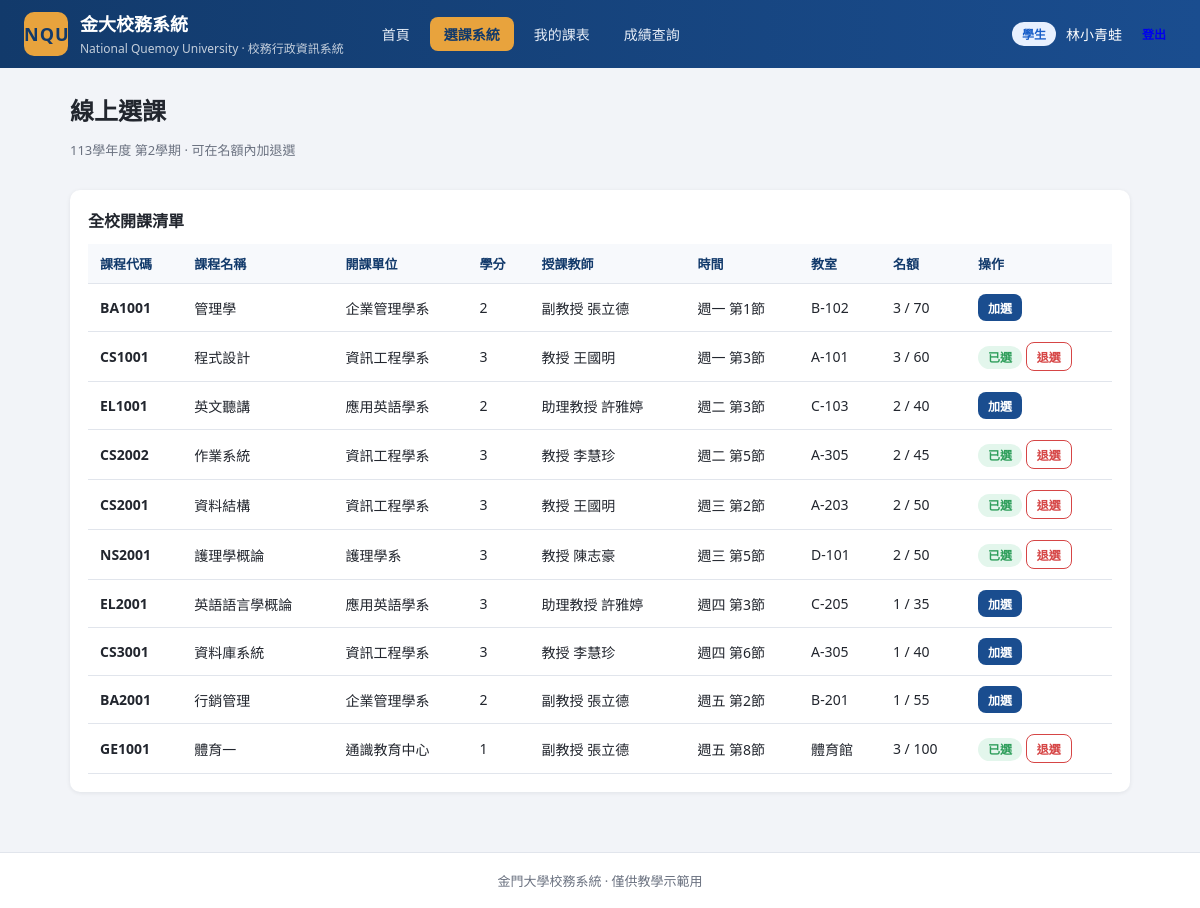
The app's page /student/courses (signed in) with its own data.
### tables this page shows
CREATE TABLE users (
        user_id    TEXT PRIMARY KEY,
        password   TEXT NOT NULL,
        name       TEXT NOT NULL,
        role       TEXT NOT NULL CHECK (role IN ('student','teacher','admin')),
        department TEXT
    );

CREATE TABLE courses (
        course_id  TEXT PRIMARY KEY,
        name       TEXT NOT NULL,
        department TEXT,
        credits    INTEGER DEFAULT 0,
        capacity   INTEGER DEFAULT 60,
        teacher_id TEXT,
        weekday    INTEGER DEFAULT 1,
        period     INTEGER DEFAULT 1,
        location   TEXT,
        UNIQUE (course_id, teacher_id),
        FOREIGN KEY (teacher_id) REFERENCES users(user_id)
    );

### app.py (the view)
@app.route("/student/courses")
@role_required("student")
def student_courses():
    db = get_db()
    uid = session["user_id"]
    enrolled_ids = {r["course_id"] for r in db.execute(
        "SELECT course_id FROM enrollments WHERE student_id = ?",
        (uid,),
    )}
    courses = db.execute(
        """SELECT c.*, u.name AS teacher_name,
                  (SELECT COUNT(*) FROM enrollments e
                   WHERE e.course_id = c.course_id) AS enrolled_count
           FROM courses c JOIN users u ON u.user_id = c.teacher_id
           ORDER BY c.weekday, c.period""",
    ).fetchall()
    return render_template(
        "student/courses.html",
        user=user_of(db, uid),
        courses=courses,
        enrolled_ids=enrolled_ids,
        semester=SEMESTER,
        weekday_names=WEEKDAYS,
    )

### app.py (called while the page is built)
def get_db():
    if "db" not in g:
        g.db = sqlite3.connect(DB_PATH)
        g.db.row_factory = sqlite3.Row
        g.db.execute("PRAGMA foreign_keys = ON")
    return g.db

def role_required(*roles):
    def decorator(f):
        @wraps(f)
        def wrapper(*args, **kwargs):
            if "user_id" not in session:
                flash("請先登入", "warning")
                return redirect(url_for("login"))
            if session.get("role") not in roles:
                flash("沒有權限存取此頁面", "error")
                return redirect(url_for("index"))
            return f(*args, **kwargs)
        return wrapper
    return decorator

def user_of(db, uid):
    return db.execute("SELECT * FROM users WHERE user_id = ?", (uid,)).fetchone()

### templates/student/courses.html (shortened to what this page needs)
{% extends "base.html" %}
{% block content %}
<div class="page-head">
  <div>
    <h2>線上選課</h2>
    <p class="muted">{{ semester }} · 可在名額內加退選</p>
  </div>
</div>
<div class="card">
  <div class="card-head"><h3>全校開課清單</h3></div>
  <table class="table">
    <thead>
      <tr>
        <th>課程代碼</th><th>課程名稱</th><th>開課單位</th><th>學分</th>
        <th>授課教師</th><th>時間</th><th>教室</th><th>名額</th><th>操作</th>
      </tr>
    </thead>
    <tbody>
    {% for c in courses %}
      <tr>
        <td><strong>{{ c.course_id }}</strong></td>
        <td>{{ c.name }}</td>
        <td>{{ c.department }}</td>
        <td>{{ c.credits }}</td>
        <td>{{ c.teacher_name }}</td>
        <td>週{{ weekday_names[c.weekday] }} 第{{ c.period }}節</td>
        <td>{{ c.location }}</td>
        <td>{{ c.enrolled_count }} / {{ c.capacity }}</td>
        <td>
          {% if c.course_id in enrolled_ids %}
            <span class="badge badge-ok">已選</span>
            <form class="inline" method="post"
                  action="{{ url_for('student_drop', course_id=c.course_id) }}">
              <button class="btn btn-sm btn-danger-outline">退選</button>
            </form>
          {% else %}
            {% if c.enrolled_count < c.capacity %}
            <form class="inline" method="post"
                  action="{{ url_for('student_enroll', course_id=c.course_id) }}">
              <button class="btn btn-sm btn-primary">加選</button>
            </form>
            {% else %}
            <span class="badge badge-full">額滿</span>
            {% endif %}
          {% endif %}
        </td>
      </tr>
    {% else %}
      <tr><td colspan="9" class="empty">目前沒有開課</td></tr>
    {% endfor %}
    </tbody>
  </table>
</div>
{% endblock %}

### templates/base.html (shortened to what this page needs)
<!DOCTYPE html>
<html lang="zh-Hant">
<head>
  <link rel="stylesheet" href="{{ url_for('static', filename='css/style.css') }}">
</head>
<body>
{% if session.get('user_id') %}
<header class="topbar">
  <div class="brand">
    <span class="logo">NQU</span>
    <div>
      <h1>金大校務系統</h1>
      <small>National Quemoy University · 校務行政資訊系統</small>
    </div>
  </div>
  <nav class="main-nav">
    {% set role = session.get('role') %}
    {% if role == 'student' %}
      <a href="{{ url_for('student_home') }}" class="{{ 'active' if request.path == '/student' }}">首頁</a>
      <a href="{{ url_for('student_courses') }}" class="{{ 'active' if request.path.startswith('/student/courses') }}">選課系統</a>
      <a href="{{ url_for('student_schedule') }}" class="{{ 'active' if request.path == '/student/schedule' }}">我的課表</a>
      <a href="{{ url_for('student_grades') }}" class="{{ 'active' if request.path == '/student/grades' }}">成績查詢</a>
    {% elif role == 'teacher' %}
      <a href="{{ url_for('teacher_home') }}" class="{{ 'active' if request.path == '/teacher' }}">我的課程</a>
    {% endif %}
  </nav>
  <div class="user-box">
    <span class="role-tag role-{{ role }}">{{ {'student':'學生','teacher':'教師','admin':'行政'}[role] }}</span>
    <span>{{ session.get('name') }}</span>
    <a class="btn btn-sm" href="{{ url_for('logout') }}">登出</a>
  </div>
</header>
{% endif %}
<main class="container">
  {% block content %}{% endblock %}
</main>
<footer class="footer">
  金門大學校務系統 · 僅供教學示範用
</footer>
</body>
</html>

### static/css/style.css (style rules this page uses)
:root { --primary: #1a4d8f; --primary-dark: #123a6b; --accent: #e8a33d; --danger: #d64545; --ok: #2e9e5b; --bg: #f2f4f8; --panel: #ffffff; --text: #22262e; --muted: #6b7280; --border: #e1e5ec; --radius: 10px; --shadow: 0 1px 4px rgba(17, 24, 39, 0.08); }
* { box-sizing: border-box; }
body { margin: 0; font-family: "Segoe UI", "Microsoft JhengHei", "PingFang TC", sans-serif; background: var(--bg); color: var(--text); min-height: 100vh; display: flex; flex-direction: column; }
.topbar { background: linear-gradient(90deg, var(--primary-dark), var(--primary)); color: #fff; display: flex; align-items: center; gap: 24px; padding: 10px 24px; flex-wrap: wrap; }
.topbar .brand { display: flex; align-items: center; gap: 12px; }
.topbar .logo { width: 44px; height: 44px; background: var(--accent); color: var(--primary-dark); font-weight: 800; border-radius: 10px; display: grid; place-items: center; font-size: 18px; letter-spacing: 1px; }
.topbar h1 { font-size: 18px; margin: 0; }
.topbar small { opacity: 0.75; font-size: 12px; }
.main-nav { display: flex; gap: 6px; flex-wrap: wrap; }
.main-nav a { color: #e6edf7; text-decoration: none; padding: 7px 14px; border-radius: 8px; font-size: 14px; }
.main-nav a.active { background: var(--accent); color: var(--primary-dark); font-weight: 600; }
.user-box { margin-left: auto; display: flex; align-items: center; gap: 10px; font-size: 14px; }
.container { width: 100%; max-width: 1100px; margin: 24px auto 40px; padding: 0 20px; flex: 1; }
.footer { text-align: center; padding: 18px; color: var(--muted); font-size: 13px; border-top: 1px solid var(--border); background: #fff; }
.page-head { display: flex; justify-content: space-between; align-items: center; margin-bottom: 18px; flex-wrap: wrap; gap: 10px; }
.page-head h2 { margin: 0 0 4px; }
.muted { color: var(--muted); font-size: 13px; }
.card { background: var(--panel); border-radius: var(--radius); box-shadow: var(--shadow); padding: 18px; margin-bottom: 20px; }
.card-head { display: flex; justify-content: space-between; align-items: center; margin-bottom: 12px; flex-wrap: wrap; gap: 8px; }
.card-head h3 { margin: 0; font-size: 16px; }
.table { width: 100%; border-collapse: collapse; font-size: 14px; }
.table th, .table td { padding: 10px 12px; text-align: left; border-bottom: 1px solid var(--border); vertical-align: middle; }
.table thead th { background: #f7f9fc; color: var(--primary-dark); font-size: 13px; white-space: nowrap; }
.btn { display: inline-block; border: none; cursor: pointer; border-radius: 8px; padding: 8px 14px; font-size: 13px; font-weight: 600; text-decoration: none; transition: filter 0.15s; }
.btn-sm { padding: 5px 10px; font-size: 12px; }
.btn-primary { background: var(--primary); color: #fff; }
.btn-danger-outline { background: #fff; color: var(--danger); border: 1px solid var(--danger); }
.inline { display: inline; }
.role-tag { padding: 3px 10px; border-radius: 999px; font-size: 12px; font-weight: 600; }
.role-student { background: #e8f0fe; color: #1a5fc9; }
.badge { padding: 3px 10px; border-radius: 999px; font-size: 12px; font-weight: 600; }
.badge-ok { background: #e3f6ec; color: var(--ok); }

### records on screen
users: get "林小青蛙"
courses: course_id "BA1001", name "管理學", department "企業管理學系", credits "2", teacher_name "副教授 張立德", weekday "一", period "1", location "B-102", enrolled_count "3", capacity "70"
courses: course_id "CS1001", name "程式設計", department "資訊工程學系", credits "3", teacher_name "教授 王國明", weekday "一", period "3", location "A-101", enrolled_count "3", capacity "60"
courses: course_id "EL1001", name "英文聽講", department "應用英語學系", credits "2", teacher_name "助理教授 許雅婷", weekday "二", period "3", location "C-103", enrolled_count "2", capacity "40"
courses: course_id "CS2002", name "作業系統", department "資訊工程學系", credits "3", teacher_name "教授 李慧珍", weekday "二", period "5", location "A-305", enrolled_count "2", capacity "45"
courses: course_id "CS2001", name "資料結構", department "資訊工程學系", credits "3", teacher_name "教授 王國明", weekday "三", period "2", location "A-203", enrolled_count "2", capacity "50"
courses: course_id "NS2001", name "護理學概論", department "護理學系", credits "3", teacher_name "教授 陳志豪", weekday "三", period "5", location "D-101", enrolled_count "2", capacity "50"
courses: course_id "EL2001", name "英語語言學概論", department "應用英語學系", credits "3", teacher_name "助理教授 許雅婷", weekday "四", period "3", location "C-205", enrolled_count "1", capacity "35"
courses: course_id "CS3001", name "資料庫系統", department "資訊工程學系", credits "3", teacher_name "教授 李慧珍", weekday "四", period "6", location "A-305", enrolled_count "1", capacity "40"
courses: course_id "BA2001", name "行銷管理", department "企業管理學系", credits "2", teacher_name "副教授 張立德", weekday "五", period "2", location "B-201", enrolled_count "1", capacity "55"
courses: course_id "GE1001", name "體育一", department "通識教育中心", credits "1", teacher_name "副教授 張立德", weekday "五", period "8", location "體育館", enrolled_count "3", capacity "100"

### other values on screen
{{ {'student':'學生','teacher':'教師','admin':'行政'}[role] }} "學生"
{{ semester }} "113學年度 第2學期"
